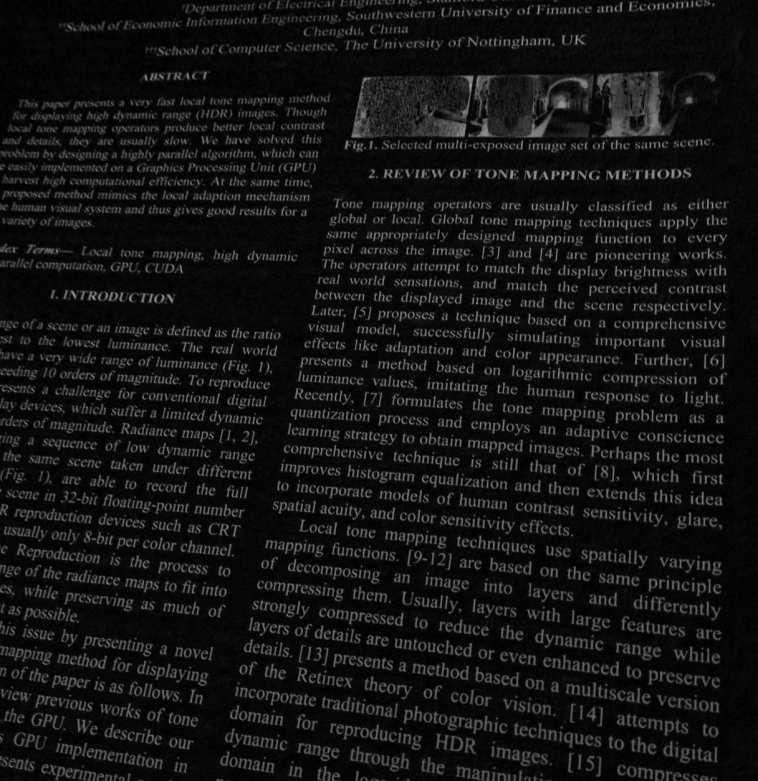
#> input picture BTH4/test2.png, 758 x 781 px
$ python XoaDiemNhieu.py
#> lines starting #> are read from the running program, lines starting #| are printed output that depends on the picture
import cv2
from IPython.display import Image
image = cv2.imread('test2.png', cv2.IMREAD_GRAYSCALE)  #doc hinh anh
#> image is the input picture: shape (781, 758); min 0, max 163, mean 20.3
#có thể áp dụng các bộ lọc  sepFilter2D(), filter2D(), blur(), boxFilter(), bilateralFilter(), medianBlur()
#áp dụng bộ lọc trung vi 3x3

img = cv2.medianBlur(image, 9)
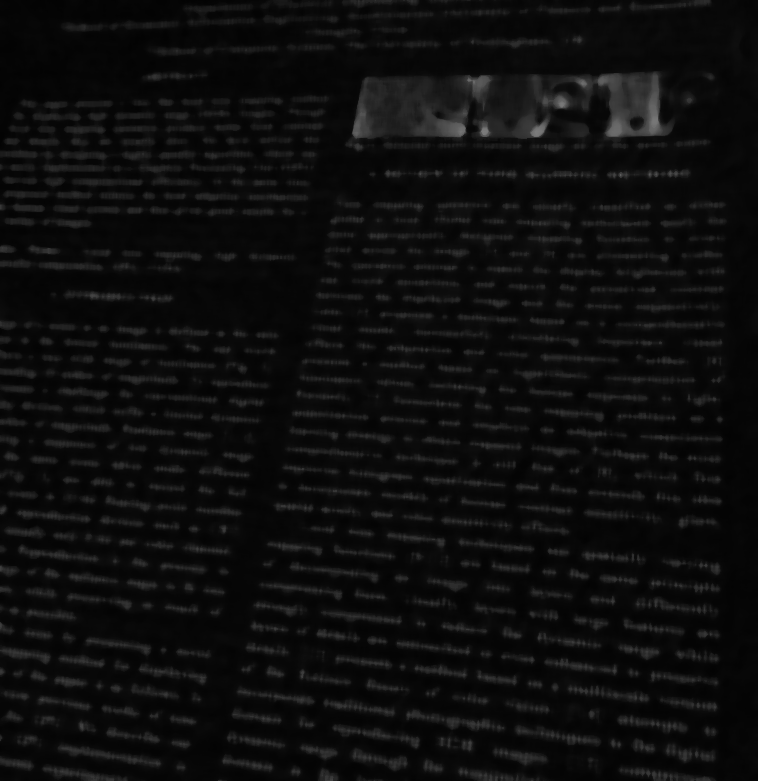
#> img: shape (781, 758); min 2, max 125, mean 13.6
cv2.imwrite('test.png', img) #lưu ảnh vào đường dẫn
Image('Hinh Anh')  #hiển thị ảnh

$ run again, with BTH4/test1.png copied over BTH4/test2.png
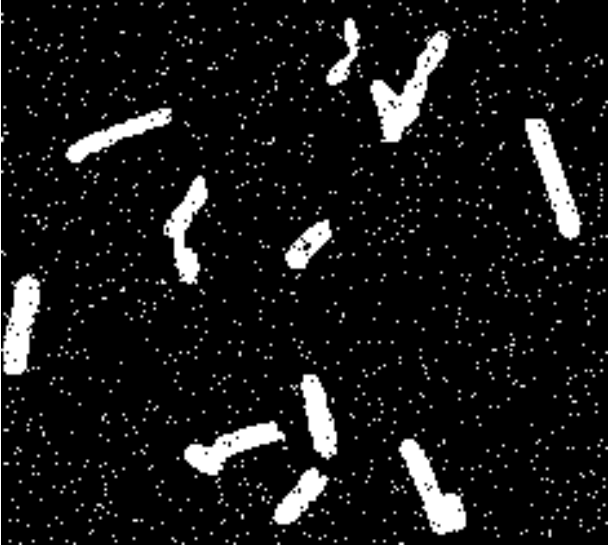
#> input picture BTH4/test1.png, 609 x 545 px
#> image is the input picture: shape (545, 609); min 0, max 255, mean 23.3
#> `img = cv2.medianBlur(image, 9)`:
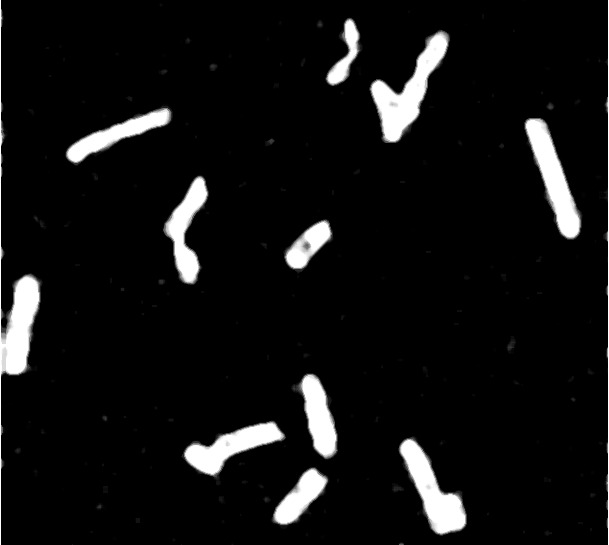
#> img: shape (545, 609); min 0, max 255, mean 17.8

$ run again, with BTH4/test3.png copied over BTH4/test2.png
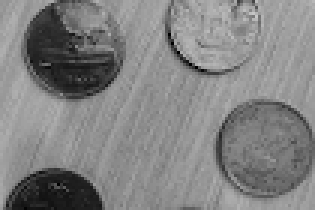
#> input picture BTH4/test3.png, 105 x 70 px (shown 3 times larger)
#> image is the input picture: shape (70, 105); min 0, max 199, mean 130.1
#> `img = cv2.medianBlur(image, 9)`:
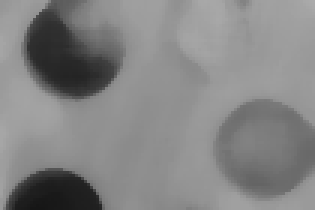
#> img: shape (70, 105) (shown 3 times larger); min 22, max 171, mean 131.9
